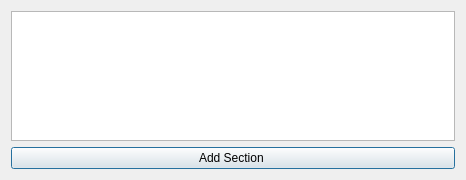
<?xml version="1.0" encoding="UTF-8"?>
<ui version="4.0">
 <class>SectionsAdder</class>
 <widget class="QDialog" name="SectionsAdder">
  <property name="geometry">
   <rect>
    <x>0</x>
    <y>0</y>
    <width>466</width>
    <height>180</height>
   </rect>
  </property>
  <property name="windowTitle">
   <string>Dialog</string>
  </property>
  <layout class="QVBoxLayout" name="verticalLayout">
   <item>
    <widget class="QPlainTextEdit" name="plainTextEdit"/>
   </item>
   <item>
    <widget class="QPushButton" name="pushButton">
     <property name="text">
      <string>Add Section </string>
     </property>
    </widget>
   </item>
  </layout>
 </widget>
 <resources/>
 <connections/>
</ui>
